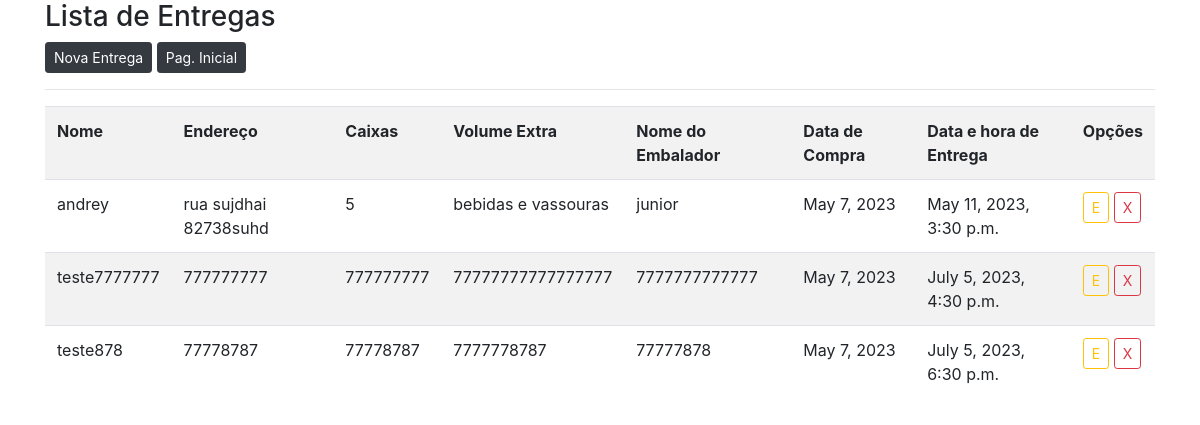
Page /listar/entrega on the earlier database version.
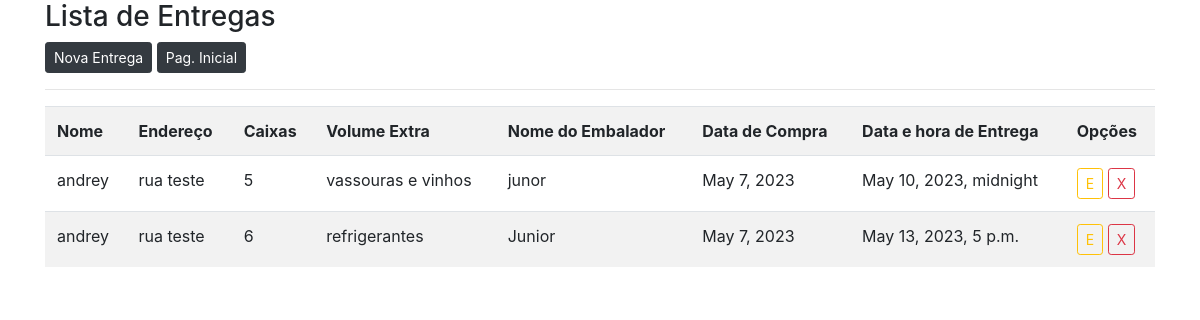
Same page on the later database version.
### cadastros/models.py (models this page shows, shortened)
class Entrega(models.Model):
    nome = models.CharField(max_length=50)
    endereco = models.CharField(max_length=250, verbose_name="endereço")
    caixas = models.IntegerField()
    volumeextra = models.CharField(max_length=150, verbose_name='Volume Extra')
    nomeembalador = models.CharField(max_length=50, verbose_name='Nome do Embalador')
    datacompra = models.DateField('Data da Compra', null=True, blank=True)
    datahoraentrega = models.DateTimeField('Data e hora da Entrega', null=True, blank=True)

### cadastros/views.py (the view)
# urls.py: path('listar/entrega', EntregaList.as_view(), name='listar-entrega'),
class EntregaList(ListView):
    model = Entrega
    template_name = 'cadastros/listas/entrega.html'

### cadastros/templates/cadastros/listas/entrega.html (shortened to what this page needs)
{% load static %}
<!DOCTYPE html>
<html lang="pt-br">
<head>
    <link rel="stylesheet" href="https://cdn.jsdelivr.net/npm/bootstrap@4.3.1/dist/css/bootstrap.min.css">
</head>
<body>
   <div class="table-responsive">
    <div  class="container">
        <h3>Lista de Entregas</h3>
        <a href="{% url 'cadastrar-entrega' %}" class="btn btn-dark btn-sm" >Nova Entrega</a>
        <a href="{% url 'inicio' %}" class="btn btn-dark btn-sm" >Pag. Inicial</a>
        <hr>
        <table class="table table-striped">
            <tr>
                <th>Nome</th>
                <th>Endereço</th>
                <th>Caixas</th>
                <th>Volume Extra</th>
                <th>Nome do Embalador</th>
                <th>Data de Compra</th>
                <th>Data e hora de Entrega</th>
                <th>Opções</th>
            </tr>
            {% for entrega in object_list %}
            <tr>
                <td>{{ entrega.nome }}</td>
                <td>{{ entrega.endereco }}</td>
                <td>{{ entrega.caixas }}</td>
                <td>{{ entrega.volumeextra }}</td>
                <td>{{ entrega.nomeembalador }}</td>
                <td>{{ entrega.datacompra }}</td>
                <td>{{ entrega.datahoraentrega}}</td>
                <td>
                   <a href="{% url 'editar-entrega' entrega.pk %}" class="btn btn-outline-warning btn-sm" title="Editar">E</a>
                   <a href="{% url 'excluir-entrega' entrega.pk %}" class="btn btn-outline-danger btn-sm" title="Excluir">X</a>
                </td>
            </tr>
            {% empty %}
            <tr>
                <td colspan="8">Sem entregas registradas</td>
            </tr>
            {% endfor %}
        </table>
    </div>
</div>
</body>
</html>

Differences in the rows shown:
removed Entrega: nome "andrey", endereco "rua sujdhai 82738suhd", caixas "5", volumeextra "bebidas e vassouras", nomeembalador "junior", datacompra "May 7, 2023", datahoraentrega "May 11, 2023, 3:30 p.m."
removed Entrega: nome "teste7777777", endereco "777777777", caixas "777777777", volumeextra "77777777777777777", nomeembalador "7777777777777", datacompra "May 7, 2023", datahoraentrega "July 5, 2023, 4:30 p.m."
removed Entrega: nome "teste878", endereco "77778787", caixas "77778787", volumeextra "7777778787", nomeembalador "77777878", datacompra "May 7, 2023", datahoraentrega "July 5, 2023, 6:30 p.m."
added Entrega: nome "andrey", endereco "rua teste", caixas "5", volumeextra "vassouras e vinhos", nomeembalador "junor", datacompra "May 7, 2023", datahoraentrega "May 10, 2023, midnight"
added Entrega: nome "andrey", endereco "rua teste", caixas "6", volumeextra "refrigerantes", nomeembalador "Junior", datacompra "May 7, 2023", datahoraentrega "May 13, 2023, 5 p.m."
